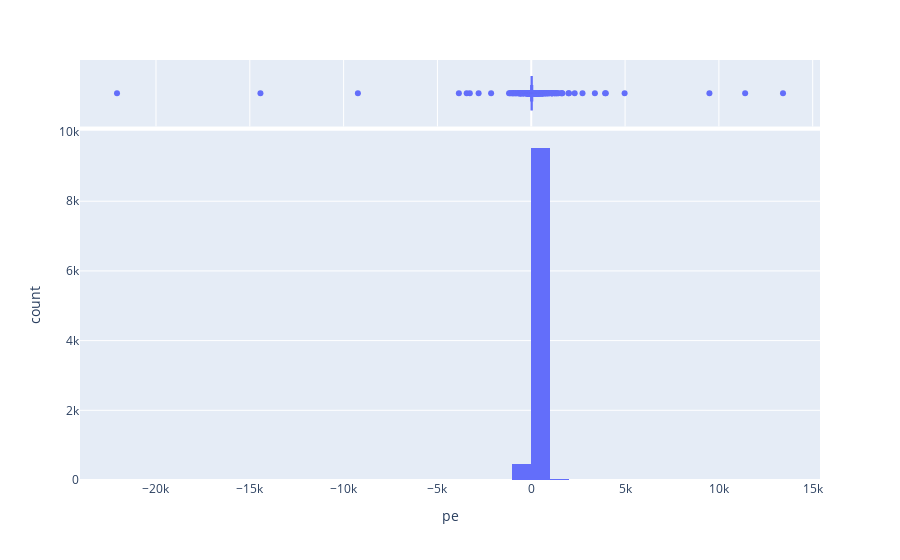

Notebook source saved alongside this figure:
### Code cell
pe_dist = px.histogram(pe_df, 
                       x='pe',
                       marginal="box",
                       nbins=60)
pe_dist.show()

### Figure 1 — Plotly figure (JSON) as saved in the notebook; plotly's stock layout.template omitted (floating-point values rounded to 4 significant figures; data arrays with more than 128 entries replaced by an {"elided": "..."} marker saying what was removed)
{"data": [{"alignmentgroup": "True", "bingroup": "x", "hovertemplate": "pe=%{x}<br>count=%{y}<extra></extra>", "legendgroup": "", "marker": {"color": "#636efa", "pattern": {"shape": ""}}, "name": "", "nbinsx": 60, "offsetgroup": "", "orientation": "v", "showlegend": false, "type": "histogram", "x": {"elided": "10012 float values"}, "xaxis": "x", "yaxis": "y"}, {"alignmentgroup": "True", "hovertemplate": "pe=%{x}<extra></extra>", "legendgroup": "", "marker": {"color": "#636efa"}, "name": "", "notched": true, "offsetgroup": "", "showlegend": false, "type": "box", "x": {"elided": "10012 float values"}, "xaxis": "x2", "yaxis": "y2"}], "layout": {"barmode": "relative", "legend": {"tracegroupgap": 0}, "margin": {"t": 60}, "xaxis": {"anchor": "y", "domain": [0, 1], "title": {"text": "pe"}}, "xaxis2": {"anchor": "y2", "domain": [0, 1], "matches": "x", "showgrid": true, "showticklabels": false}, "yaxis": {"anchor": "x", "domain": [0, 0.8316], "title": {"text": "count"}}, "yaxis2": {"anchor": "x2", "domain": [0.8416, 1], "matches": "y2", "showgrid": false, "showline": false, "showticklabels": false, "ticks": ""}}}
